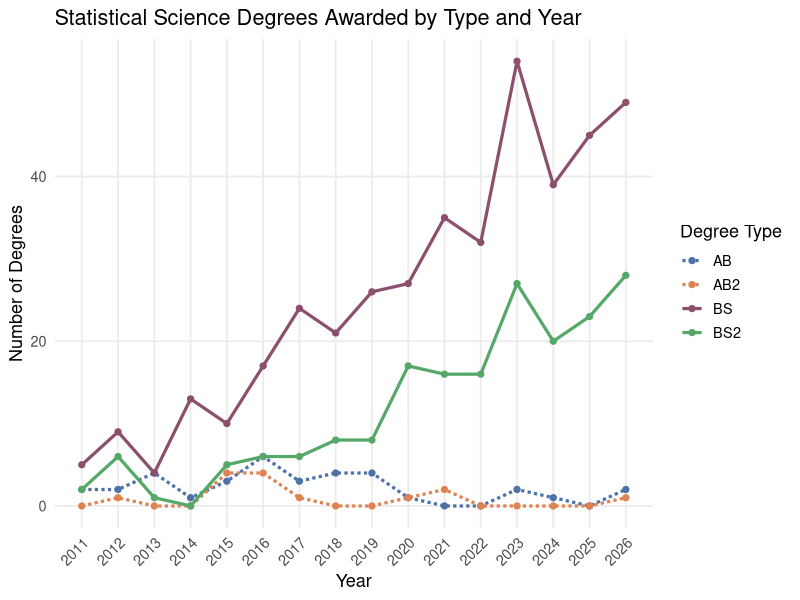
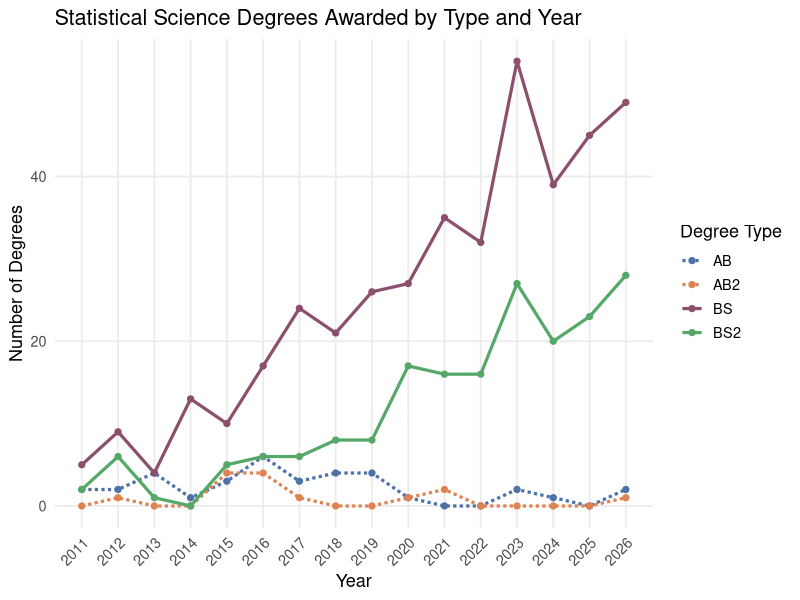
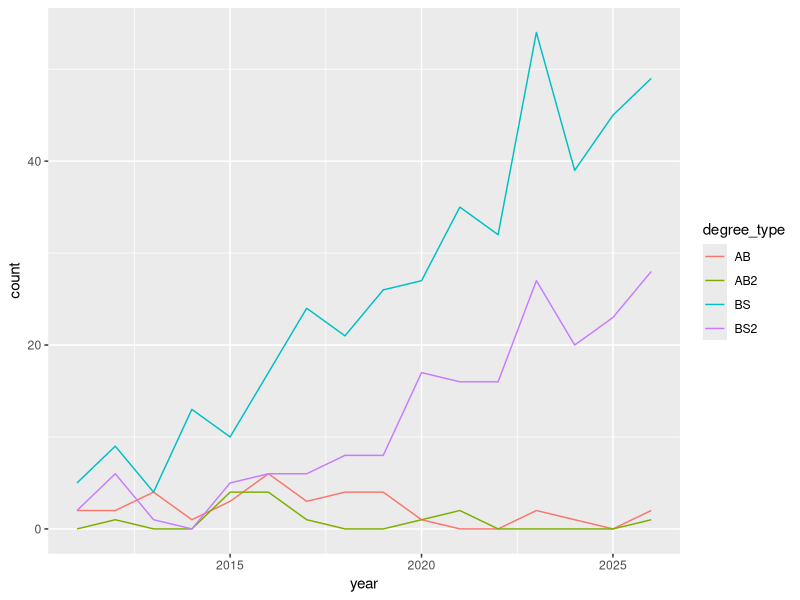
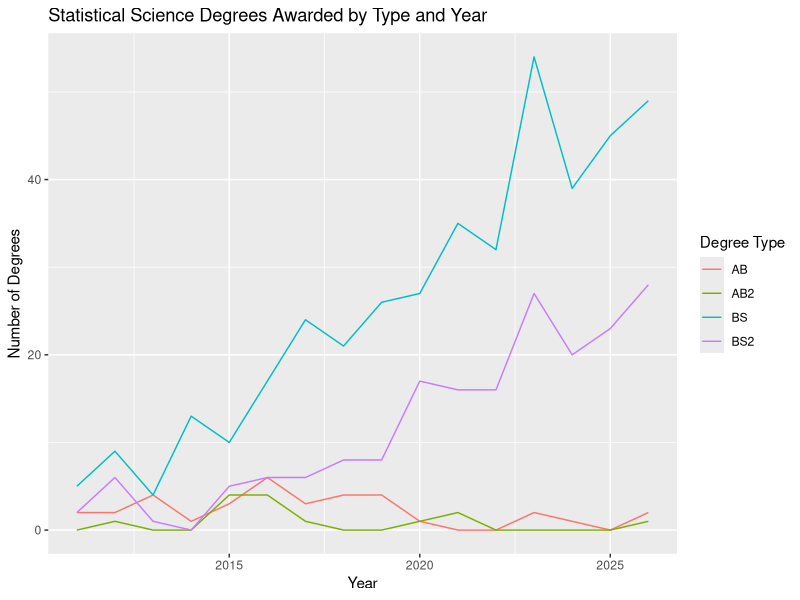
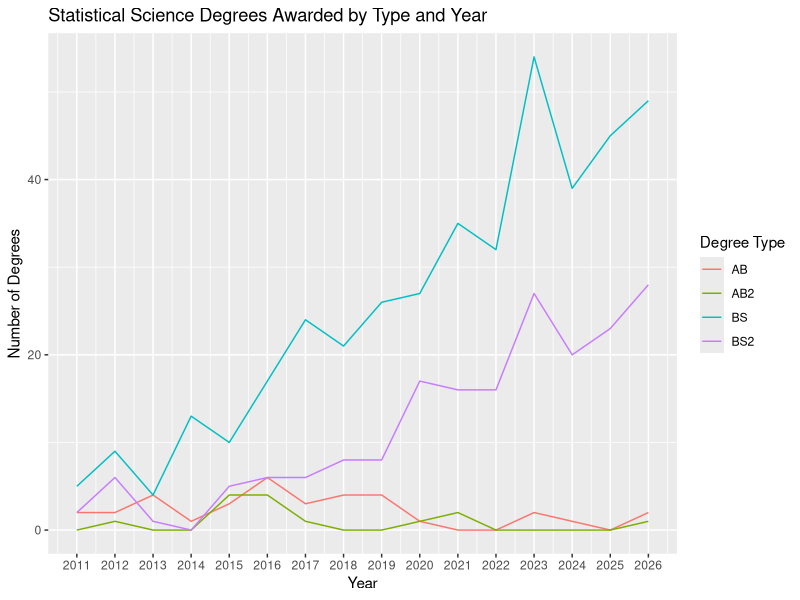
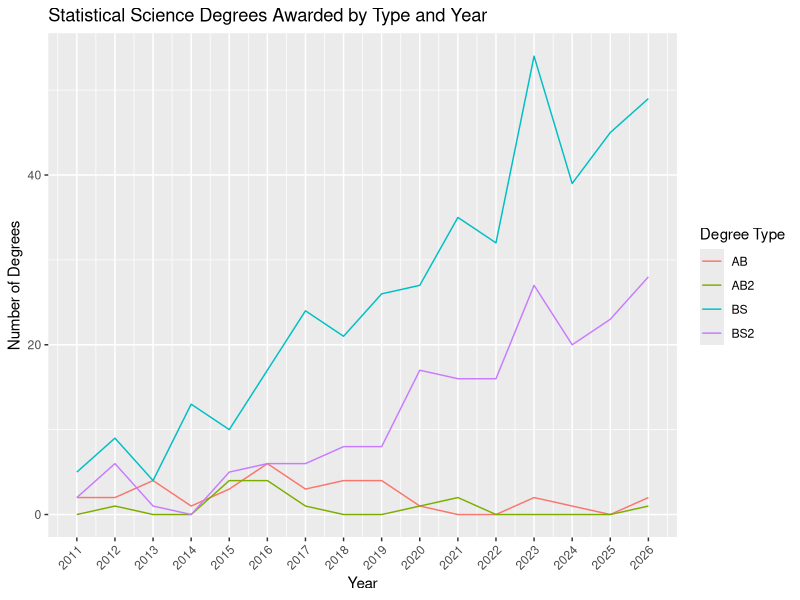

The R source for these figures, in order:
## ---- chunk 1

## ---- chunk 2
#| label: packages
#| echo: false
#| message: false
#| warning: false

library(tidyverse)
library(knitr)
options(
  dplyr.print_min = 10, 
  dplyr.print_max = 10
  )

## ---- chunk 3
#| echo: false
degrees <- read_csv("../data/statsci_clean.csv")

degrees_long <- degrees %>%
  pivot_longer(
    cols = -degree_type,
    names_to = "year",
    values_to = "count"
  ) %>%
  mutate(year = as.integer(year))

## ---- chunk 4
#| echo: false
#| fig-width: 8
#| fig-height: 5

muted_colors <- c(
  "AB"  = "#4C72A8",  # muted blue
  "AB2" = "#DD8452",  # muted orange
  "BS"  = "#8C4F6E",  # muted magenta/wine
  "BS2" = "#55A868"   # muted green
)

line_types <- c(
  "AB"  = "11", # fine dash: 1pt on, 1pt off
  "AB2" = "11",
  "BS"  = "solid",
  "BS2" = "solid"
)

ggplot(degrees_long, aes(x = year, y = count, color = degree_type, linetype = degree_type)) +
  geom_line(linewidth = 1.1) +
  geom_point(size = 1.8) +
  scale_color_manual(values = muted_colors) +
  scale_linetype_manual(values = line_types) +
  scale_x_continuous(breaks = unique(degrees_long$year)) +
  labs(
    title = "Statistical Science Degrees Awarded by Type and Year",
    x = "Year",
    y = "Number of Degrees",
    color = "Degree Type",
    linetype = "Degree Type"
  ) +
  theme_minimal(base_size = 13) +
  theme(
    axis.text.x = element_text(angle = 45, hjust = 1),
    panel.grid.minor = element_blank(),
    legend.position = "right"
  )

## ---- chunk 5
#| label: degrees-display

degrees
## ---- chunk 6
#| echo: false
#| fig-width: 8
#| fig-height: 5

muted_colors <- c(
  "AB"  = "#4C72A8",  # muted blue
  "AB2" = "#DD8452",  # muted orange
  "BS"  = "#8C4F6E",  # muted magenta/wine
  "BS2" = "#55A868"   # muted green
)

line_types <- c(
  "AB"  = "11", # fine dash: 1pt on, 1pt off
  "AB2" = "11",
  "BS"  = "solid",
  "BS2" = "solid"
)

ggplot(degrees_long, aes(x = year, y = count, color = degree_type, linetype = degree_type)) +
  geom_line(linewidth = 1.1) +
  geom_point(size = 1.8) +
  scale_color_manual(values = muted_colors) +
  scale_linetype_manual(values = line_types) +
  scale_x_continuous(breaks = unique(degrees_long$year)) +
  labs(
    title = "Statistical Science Degrees Awarded by Type and Year",
    x = "Year",
    y = "Number of Degrees",
    color = "Degree Type",
    linetype = "Degree Type"
  ) +
  theme_minimal(base_size = 13) +
  theme(
    axis.text.x = element_text(angle = 45, hjust = 1),
    panel.grid.minor = element_blank(),
    legend.position = "right"
  )
## ---- chunk 7
degrees
## ---- chunk 8
#| echo: false
cat("# A tibble: 4 x 16")
degrees |> 
  select(1:10) |> 
  as.data.frame()
## ---- chunk 9
#| echo: false
cat("# A tibble: 60 x 3")
print(degrees |>
        pivot_longer(
    cols = -degree_type,
    values_to = "count",
    names_to = "year",
    names_transform = as.numeric) |>
      slice_head(n = 17) |>
        as.data.frame())
## ---- chunk 10
#| echo: false
cat("# A tibble: 4 x 16")
degrees |> 
  select(1:10) |> 
  as.data.frame()
## ---- chunk 11
#| echo: false
cat("# A tibble: 60 x 3")
print(degrees |>
        pivot_longer(
    cols = -degree_type,
    values_to = "count",
    names_to = "year",
    names_transform = as.numeric) |>
      slice_head(n = 17) |>
        as.data.frame())
## ---- chunk 12
#| echo: false
cat("# A tibble: 4 x 16")
degrees |> 
  select(1:10) |> 
  as.data.frame()
## ---- chunk 13
#| echo: false
cat("# A tibble: 60 x 3")
print(degrees |>
        pivot_longer(
    cols = -degree_type,
    values_to = "count",
    names_to = "year",
    names_transform = as.numeric) |>
      slice_head(n = 17) |>
        as.data.frame())
## ---- chunk 14
degrees |> 
  pivot_longer(
    cols = -degree_type,
    values_to = "count",
    names_to = "year"
  )
## ---- chunk 15
#| echo: false
degrees |>
  pivot_longer(
    cols = -degree_type,
    values_to = "count",
    names_to = "year",
    names_transform = as.numeric
  )
## ---- chunk 16
#| echo: false
cat("# A tibble: 4 x 16")
degrees |> 
  select(1:10) |> 
  as.data.frame()
## ---- chunk 17
#| echo: false
cat("# A tibble: 60 x 3")
print(degrees |>
        pivot_longer(
    cols = -degree_type,
    values_to = "count",
    names_to = "year",
    names_transform = as.numeric) |>
      slice_head(n = 17) |>
        as.data.frame())
## ---- chunk 18
#| echo: false
cat("# A tibble: 4 x 16")
degrees |> 
  select(1:10) |> 
  as.data.frame()
## ---- chunk 19
#| echo: false
cat("# A tibble: 60 x 3")
print(degrees |>
        pivot_longer(
    cols = -degree_type,
    values_to = "count",
    names_to = "year",
    names_transform = as.numeric) |>
      slice_head(n = 17) |>
        as.data.frame())
## ---- chunk 20
degrees_long |> 
  pivot_wider(
    names_from = year,
    values_from = count, 
  )
## ---- chunk 21

ggplot(degrees_long, 
       aes(x = year, y = count, color = degree_type)) +
  geom_line()

## ---- chunk 22

ggplot(degrees_long, 
       aes(x = year, y = count, color = degree_type)) +
  geom_line() +
  labs(
    title = "Statistical Science Degrees Awarded by Type and Year",
    x = "Year",
    y = "Number of Degrees",
    color = "Degree Type"
  ) 

## ---- chunk 23
ggplot(degrees_long, 
       aes(x = year, y = count, color = degree_type)) +
  geom_line() +
  labs(
    title = "Statistical Science Degrees Awarded by Type and Year",
    x = "Year",
    y = "Number of Degrees",
    color = "Degree Type"
  ) + 
  scale_x_continuous(breaks = unique(degrees_long$year))
## ---- chunk 24
ggplot(degrees_long, 
       aes(x = year, y = count, color = degree_type)) +
  geom_line() +
  labs(
    title = "Statistical Science Degrees Awarded by Type and Year",
    x = "Year",
    y = "Number of Degrees",
    color = "Degree Type"
  ) + scale_x_continuous(breaks = unique(degrees_long$year)) +
    theme(axis.text.x = element_text(angle = 45, hjust=1))
